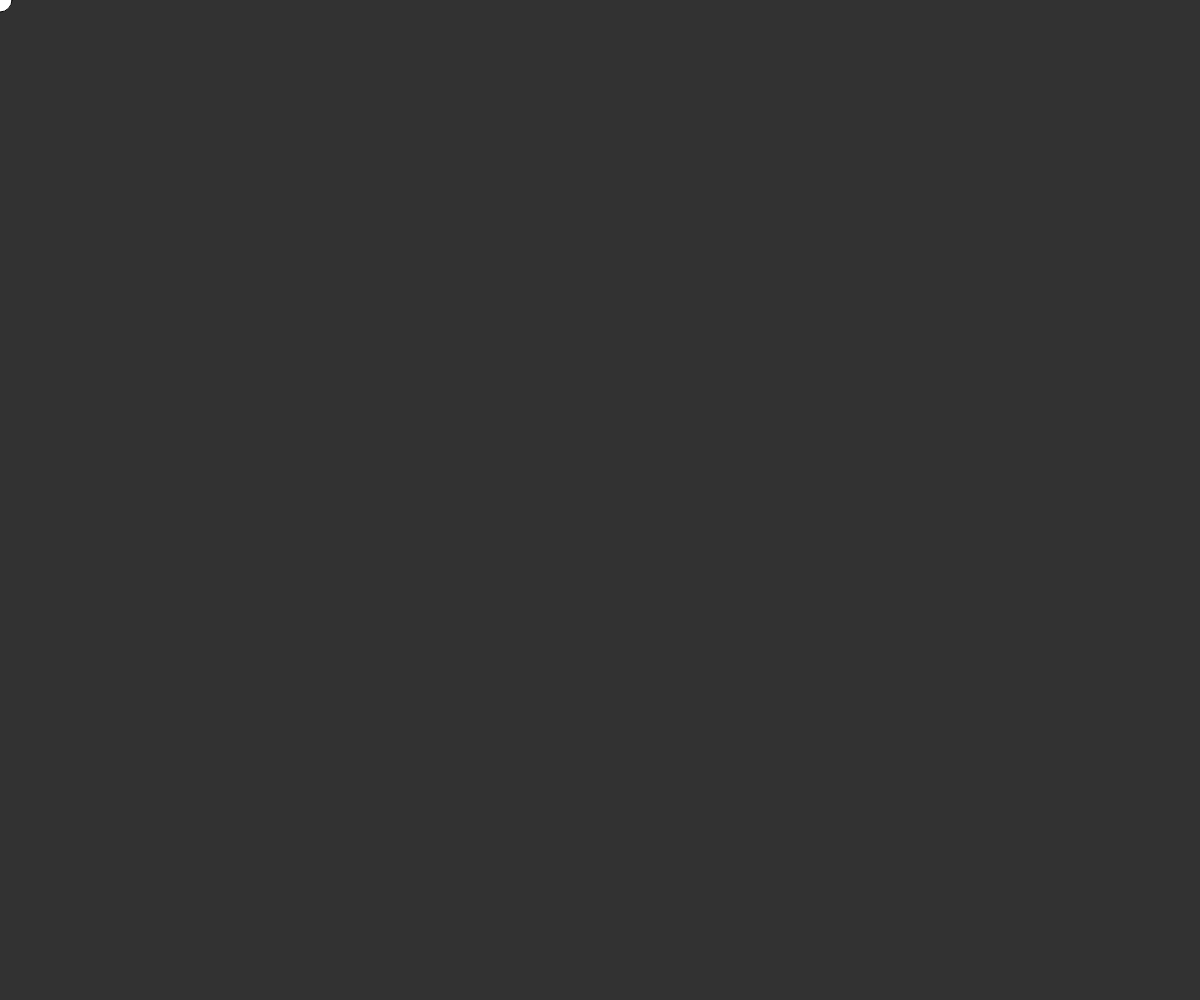
Frame 1 (no input)
Frame 60 (no input): identical to frame 1, image omitted
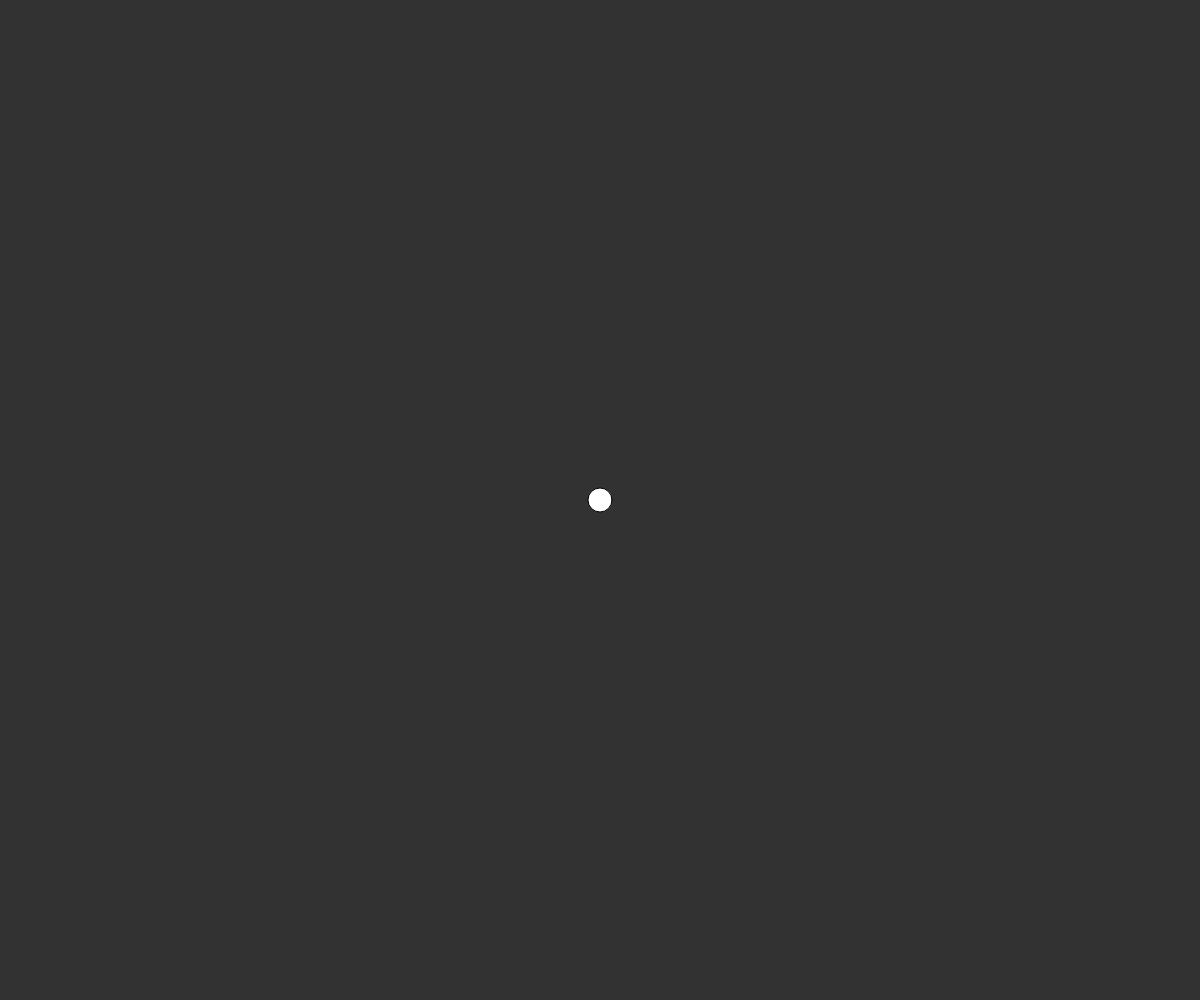
Frame 120 (the mouse pressed at the canvas centre since frame 60)

The p5.js sketch that drew these frames (run headless with seeded random() and noise() and a simulated clock; from frame 60 on, the mouse is pressed at the canvas centre):

// p5.js sketch
// ── sketch.js
function setup() {
  createCanvas(windowWidth, windowHeight);
}

function draw() {
  background(50);
  
  fill(255);
  ellipse(mouseX, mouseY, 24, 24);
}
